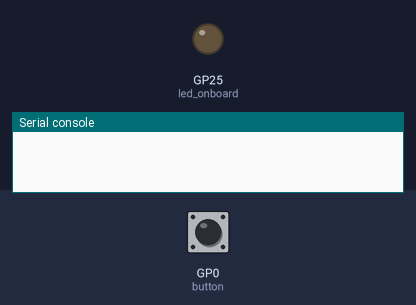
The program below on a simulated Raspberry Pi Pico running MicroPython. Shown: output pins drawn as LEDs (lit = HIGH), the last lines printed to the serial console. Dashed ring = blinking. The inputs (shaded band) are chosen by the test bench; at power-on: GP0 (button) HIGH.

Above: at 1.2 s.
1.3 s: GP0 (button) pulled LOW for 1 s
At 2.4 s:
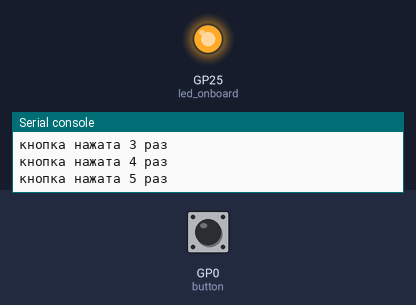
3.8 s: GP0 (button) pulled LOW for 0.15 s
At 4.8 s:
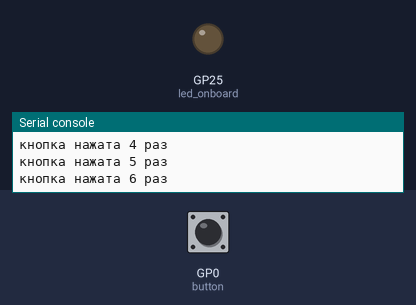
5.4 s: GP0 (button) pulled LOW for 3.2 s
At 5.5 s:
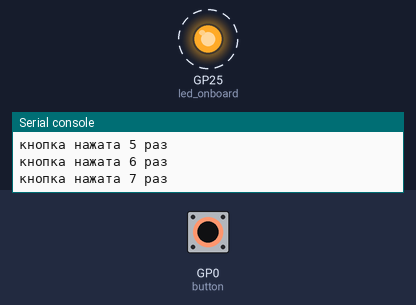
Timing chart, 0 to 9.9 s (numbered marks = the images above; inputs shaded):
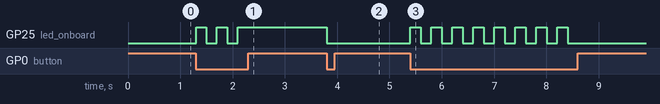

Measured:
- after the input at 1.3 s, GP25 (led_onboard): alternates HIGH for 0.20 s and LOW for 0.20 s, 5 changes in all, then stays HIGH, starting at once
- after the input at 3.8 s, GP25 (led_onboard): HIGH → LOW at once
- after the input at 5.4 s, GP25 (led_onboard): alternates HIGH for 0.20 s and LOW for 0.20 s, 16 changes in all, then stays LOW, starting at once

The program:

02_LED_button.py
```python
import machine
import utime

led_onboard = machine.Pin(25, machine.Pin.OUT)
button = machine.Pin(0, machine.Pin.IN, machine.Pin.PULL_UP)
led_onboard.value(0)
i = 0
while True:
    if button.value() == 0:
        i += 1
        print('кнопка нажата',i,'раз')
        led_onboard.toggle()
        utime.sleep_ms(200)
#        led_onboard.value(1)
#        utime.sleep_ms(1000)
#        led_onboard.value(0)
#        utime.sleep_ms(1000)

#    else:
#        led_onboard.value(1)
#        utime.sleep_ms(100)
#        led_onboard.value(0)
#        utime.sleep_ms(100)
```
